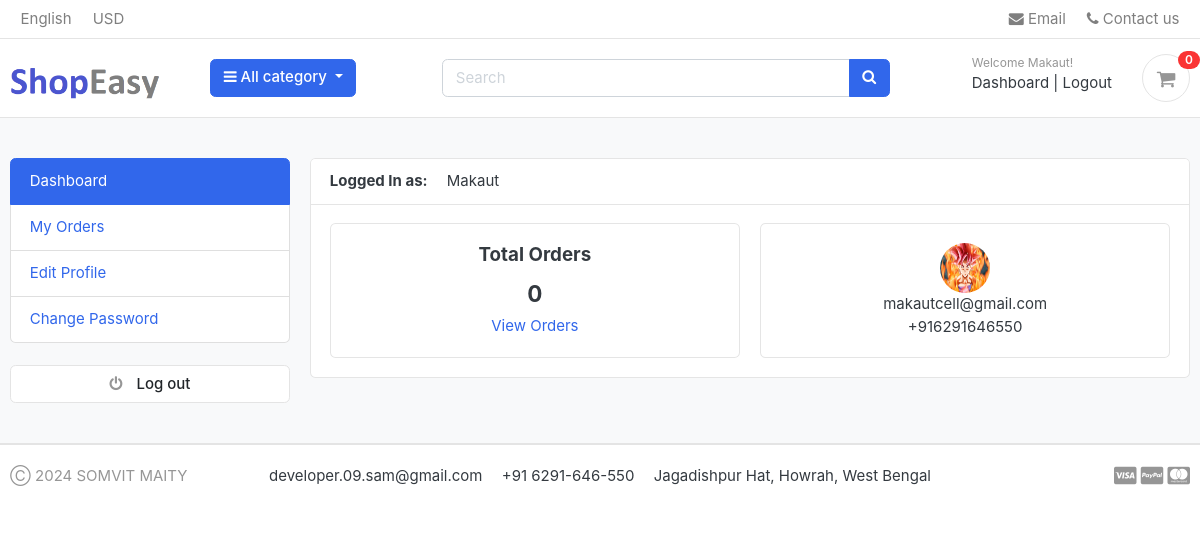
The app's page /accounts/dashboard/ (signed in) with its own data.
### accounts/models.py (models this page shows, shortened)
class Accounts(AbstractBaseUser):
    full_name = models.CharField(max_length=150)
    username = models.CharField(max_length=50, unique=True)
    email = models.EmailField(max_length=150, unique=True)
    phone_number = models.CharField(max_length=50)
    date_joined = models.DateTimeField(auto_now_add=True)
    last_login = models.DateTimeField(auto_now_add=True)
    is_admin = models.BooleanField(default=False)
    is_staff = models.BooleanField(default=False)
    is_active = models.BooleanField(default=False)
    is_superadmin = models.BooleanField(default=False)
    USERNAME_FIELD = 'email'
    REQUIRED_FIELDS = ['full_name', 'username']
    class Meta:
        verbose_name = 'Accounts'
        verbose_name_plural = 'Accounts'
    objects = MyAccountManager()

class UserProfile(models.Model):
    user = models.OneToOneField(Accounts, on_delete=models.CASCADE)
    address_line_1 = models.CharField(max_length=350, blank=True)
    address_line_2 = models.CharField(max_length=350, blank=True)
    profile_picture = models.ImageField(blank=True, upload_to='user profile')
    country = models.CharField(max_length=150)
    state = models.CharField(max_length=150)
    city = models.CharField(max_length=150)

### accounts/views.py (the view)
# urls.py: path('dashboard/', views.dashboard, name='dashboard'),
@login_required(login_url='signin')
def dashboard(request):
    orders = Order.objects.order_by('-created_at').filter(user_id=request.user.id, is_ordered=True)
    order_count = orders.count()
    if UserProfile.objects.filter(user_id=request.user.id).exists():
        profile_picture = UserProfile.objects.get(user_id=request.user.id)
    else:
        profile_picture = None
    data = dict(
        order_count=order_count,
        user_profile=profile_picture,
    )
    return render(request, 'accounts/dashboard.html', data)

### carts/context_processors.py (called while the page is built)
def counter(request):
    count = 0
    if 'admin' in request.path:
        return {}
    else:
        cart = Cart.objects.filter(cart_id=_cart_id(request))
        if request.user.is_authenticated:
            cart_items = CartItem.objects.all().filter(user=request.user)
        else:
            cart_items = CartItem.objects.all().filter(cart=cart[:1])
        try:
            for item in cart_items:
                count += item.quantity
        except Cart.DoesNotExist:
            count = 0
        return dict(count=count)

### carts/views.py (called while the page is built)
def _cart_id(request):
    cart_item_session_key = request.session.session_key
    if not cart_item_session_key:
        cart_item_session_key = request.session.create()
    return cart_item_session_key

### category/context_processors.py (called while the page is built)
def menu_links(request):
    links = Category.objects.all()
    return dict(links=links)

### templates/accounts/dashboard.html (shortened to what this page needs)
{% extends 'base.html' %}
{% load static %}
{% block content %}
<section class="section-conten padding-y bg">
<div class="container">
	<div class="row">
    {% include 'includes/order_sidebar.html' %}
	<main class="col-md-9">
		<article class="card">
		<header class="card-header">
			<strong class="d-inline-block mr-3">Logged In as: </strong>
			<span>{{request.user.full_name}}</span>
		</header>
		<div class="card-body">
			<div class="row">
				<div class="col-md-6">
					<div class="card" style="text-align:center;">
						<div class="card-body">
							<h5 class="card-title">Total Orders</h5>
							<h4>{{order_count}}</h4>
							<a href="{% url 'my_orders' %}">View Orders</a>
						</div>
					</div>
				</div>
				<div class="col-md-6">
					<div class="card" style="text-align:center;">
						<div class="card-body">
							{% if user_profile.profile_picture %}
								<img src="{{user_profile.profile_picture.url}}" alt="User Profile Picture" width="50" height="50" style="border-radius:50%;">
							{% else %}
								<img src="#" alt="User Profile Picture" width="50" height="50" style="border-radius:50%;">
							{% endif %}
							<p class="mb-0">{{user.email}}</p>
							<p>{{user.phone_number}}</p>
						</div>
					</div>
				</div>
			</div>
		</div>
		</article>
	</main>
</div>
</div>
</section>
{% endblock %}

### templates/includes/header.html (shortened to what this page needs)
{% load static %}
<header class="section-header">
{% include 'includes/navbar.html' %}
<section class="header-main border-bottom">
  <div class="container">
<div class="row align-items-center">
  <div class="col-lg-2 col-md-3 col-6">
    <a href="{% url 'home' %}" class="brand-wrap">
    </a>
  </div>
  <div class="col-lg col-sm col-md col-6 flex-grow-0">
    <div class="category-wrap dropdown d-inline-block float-right">
      <button type="button" class="btn btn-primary dropdown-toggle" data-toggle="dropdown">
        <i class="fa fa-bars"></i> All category
      </button>
    </div>
  </div>
<a href="{% url 'store' %}" class="btn btn-outline-primary">Store</a>
  <div class="col-lg  col-md-6 col-sm-12 col">
    <form action="{% url 'search' %}" class="search" method="GET">
      <div class="input-group w-100">
          <input type="text" class="form-control" style="width:60%;" placeholder="Search" name='keyword'>
          <div class="input-group-append">
            <button class="btn btn-primary" type="submit">
              <i class="fa fa-search"></i>
            </button>
          </div>
        </div>
    </form>
  </div>
  <div class="col-lg-3 col-sm-6 col-8 order-2 order-lg-3">
        <div class="d-flex justify-content-end mb-3 mb-lg-0">
          {% if user.id is None %}
          <div class="widget-header">
            <small class="title text-muted">Welcome guest!</small>
            <div>
              <a href="{% url 'signin' %}">Sign in</a> <span class="dark-transp"> | </span>
              <a href="{% url 'register' %}"> Register</a>
            </div>
          </div>
          {% else %}
          <div class="widget-header">
            <small class="title text-muted">Welcome {{user.full_name}}!</small>
            <div>
              <a href="{% url 'dashboard' %}">Dashboard</a> <span class="dark-transp"> | </span>
              <a href="{% url 'logout' %}">Logout</a>
            </div>
          </div>
          {% endif %}
          <a href="{% url 'cart' %}" class="widget-header pl-3 ml-3">
            <div class="icon icon-sm rounded-circle border"><i class="fa fa-shopping-cart"></i></div>
            <span class="badge badge-pill badge-danger notify">{{count}}</span>
          </a>
        </div>
      </div>
</div>
  </div>
</section>
</header>

### shopeasy/static/css/ui.css (style rules this page uses)
html { font-family: "Inter", sans-serif; font-size: 15px; }
.icon-xs, .icon-sm, .icon-md, .icon-lg { display: inline-block; text-align: center; flex-shrink: 0; flex-grow: 0; }
.icon-sm { width: 48px; height: 48px; line-height: 48px !important; font-size: 20px; }
.padding-y { padding-top: 40px; padding-bottom: 40px; }
article:after, .form-group:after { display: block; clear: both; content: ""; }
.bg { background-color: #f8f9fa; }
p:last-child { margin-bottom: 0; }
.header-main { position: relative; padding-top: 1rem; padding-bottom: 1rem; }
.widget-header { display: inline-block; vertical-align: middle; position: relative; }
.widget-header a { color: #343a40; }
.widget-header i { color: #969696; }
.widget-header .title { display: block; }
.widget-header .notify { position: absolute; top: -3px; right: -10px; }
.notify { position: absolute; top: -4px; right: -10px; display: inline-block; padding: 0.25em 0.6em; font-size: 12px; line-height: 1; text-align: center; border-radius: 3rem; color: #fff; background-color: #fa3434; }

### records on screen
Accounts: full_name "Makaut", user.full_name "Makaut", email "makautcell@gmail.com", phone_number "+916291646550"
UserProfile: profile_picture (picture)

### other values on screen
{{ count }} "0"
{{ order_count }} "0"
